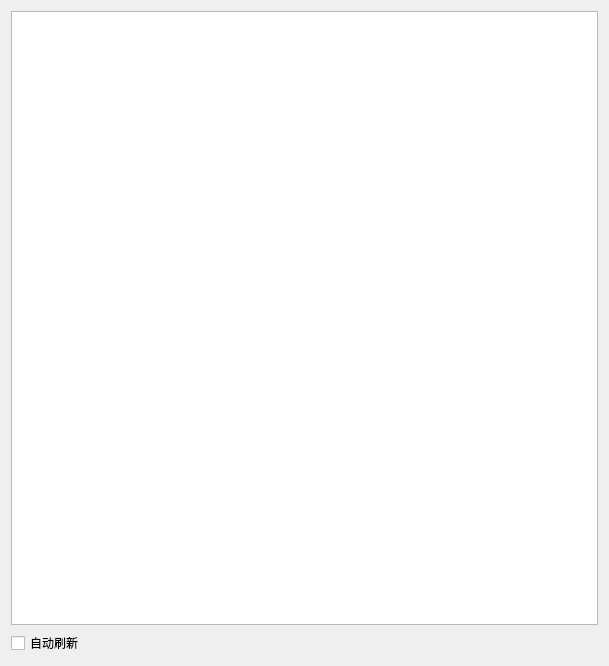
<?xml version="1.0" encoding="UTF-8"?>
<ui version="4.0">
 <class>dispdata</class>
 <widget class="QDialog" name="dispdata">
  <property name="geometry">
   <rect>
    <x>0</x>
    <y>0</y>
    <width>609</width>
    <height>666</height>
   </rect>
  </property>
  <property name="windowTitle">
   <string>Dialog</string>
  </property>
  <layout class="QGridLayout" name="gridLayout">
   <item row="0" column="0">
    <widget class="QTableWidget" name="tableWidget"/>
   </item>
   <item row="1" column="0">
    <widget class="QCheckBox" name="checkBox">
     <property name="text">
      <string>自动刷新</string>
     </property>
    </widget>
   </item>
  </layout>
 </widget>
 <resources/>
 <connections/>
</ui>
